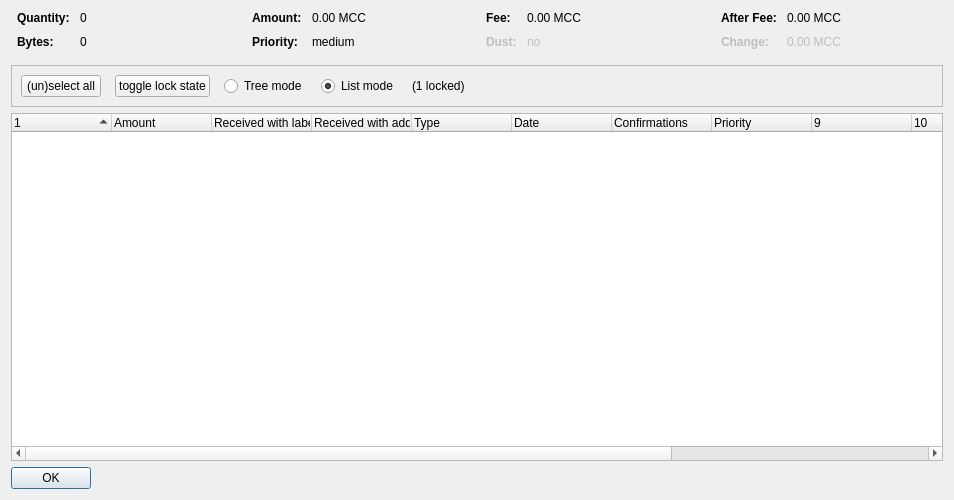
<?xml version="1.0" encoding="UTF-8"?>
<ui version="4.0">
 <class>CoinControlDialog</class>
 <widget class="QDialog" name="CoinControlDialog">
  <property name="geometry">
   <rect>
    <x>0</x>
    <y>0</y>
    <width>954</width>
    <height>500</height>
   </rect>
  </property>
  <property name="windowTitle">
   <string>Coin Selection</string>
  </property>
  <layout class="QVBoxLayout" name="verticalLayout">
   <item>
    <layout class="QHBoxLayout" name="horizontalLayoutTop" stretch="0,0,0,0">
     <property name="topMargin">
      <number>0</number>
     </property>
     <property name="bottomMargin">
      <number>10</number>
     </property>
     <item>
      <layout class="QFormLayout" name="formLayoutCoinControl1">
       <property name="horizontalSpacing">
        <number>10</number>
       </property>
       <property name="verticalSpacing">
        <number>10</number>
       </property>
       <property name="leftMargin">
        <number>6</number>
       </property>
       <property name="rightMargin">
        <number>6</number>
       </property>
       <item row="0" column="0">
        <widget class="QLabel" name="labelCoinControlQuantityText">
         <property name="font">
          <font>
           <weight>75</weight>
           <bold>true</bold>
          </font>
         </property>
         <property name="text">
          <string>Quantity:</string>
         </property>
        </widget>
       </item>
       <item row="0" column="1">
        <widget class="QLabel" name="labelCoinControlQuantity">
         <property name="cursor">
          <cursorShape>IBeamCursor</cursorShape>
         </property>
         <property name="contextMenuPolicy">
          <enum>Qt::ActionsContextMenu</enum>
         </property>
         <property name="text">
          <string notr="true">0</string>
         </property>
         <property name="textInteractionFlags">
          <set>Qt::LinksAccessibleByMouse|Qt::TextSelectableByKeyboard|Qt::TextSelectableByMouse</set>
         </property>
        </widget>
       </item>
       <item row="1" column="0">
        <widget class="QLabel" name="labelCoinControlBytesText">
         <property name="font">
          <font>
           <weight>75</weight>
           <bold>true</bold>
          </font>
         </property>
         <property name="text">
          <string>Bytes:</string>
         </property>
        </widget>
       </item>
       <item row="1" column="1">
        <widget class="QLabel" name="labelCoinControlBytes">
         <property name="cursor">
          <cursorShape>IBeamCursor</cursorShape>
         </property>
         <property name="contextMenuPolicy">
          <enum>Qt::ActionsContextMenu</enum>
         </property>
         <property name="text">
          <string notr="true">0</string>
         </property>
         <property name="textInteractionFlags">
          <set>Qt::LinksAccessibleByMouse|Qt::TextSelectableByKeyboard|Qt::TextSelectableByMouse</set>
         </property>
        </widget>
       </item>
      </layout>
     </item>
     <item>
      <layout class="QFormLayout" name="formLayoutCoinControl2">
       <property name="horizontalSpacing">
        <number>10</number>
       </property>
       <property name="verticalSpacing">
        <number>10</number>
       </property>
       <property name="leftMargin">
        <number>6</number>
       </property>
       <property name="rightMargin">
        <number>6</number>
       </property>
       <item row="0" column="0">
        <widget class="QLabel" name="labelCoinControlAmountText">
         <property name="font">
          <font>
           <weight>75</weight>
           <bold>true</bold>
          </font>
         </property>
         <property name="text">
          <string>Amount:</string>
         </property>
        </widget>
       </item>
       <item row="0" column="1">
        <widget class="QLabel" name="labelCoinControlAmount">
         <property name="cursor">
          <cursorShape>IBeamCursor</cursorShape>
         </property>
         <property name="contextMenuPolicy">
          <enum>Qt::ActionsContextMenu</enum>
         </property>
         <property name="text">
          <string notr="true">0.00 MCC</string>
         </property>
         <property name="textInteractionFlags">
          <set>Qt::LinksAccessibleByMouse|Qt::TextSelectableByKeyboard|Qt::TextSelectableByMouse</set>
         </property>
        </widget>
       </item>
       <item row="1" column="0">
        <widget class="QLabel" name="labelCoinControlPriorityText">
         <property name="font">
          <font>
           <weight>75</weight>
           <bold>true</bold>
          </font>
         </property>
         <property name="text">
          <string>Priority:</string>
         </property>
        </widget>
       </item>
       <item row="1" column="1">
        <widget class="QLabel" name="labelCoinControlPriority">
         <property name="cursor">
          <cursorShape>IBeamCursor</cursorShape>
         </property>
         <property name="contextMenuPolicy">
          <enum>Qt::ActionsContextMenu</enum>
         </property>
         <property name="text">
          <string>medium</string>
         </property>
         <property name="textInteractionFlags">
          <set>Qt::LinksAccessibleByMouse|Qt::TextSelectableByKeyboard|Qt::TextSelectableByMouse</set>
         </property>
        </widget>
       </item>
      </layout>
     </item>
     <item>
      <layout class="QFormLayout" name="formLayoutCoinControl3">
       <property name="horizontalSpacing">
        <number>10</number>
       </property>
       <property name="verticalSpacing">
        <number>10</number>
       </property>
       <property name="leftMargin">
        <number>6</number>
       </property>
       <property name="rightMargin">
        <number>6</number>
       </property>
       <item row="0" column="0">
        <widget class="QLabel" name="labelCoinControlFeeText">
         <property name="font">
          <font>
           <weight>75</weight>
           <bold>true</bold>
          </font>
         </property>
         <property name="text">
          <string>Fee:</string>
         </property>
        </widget>
       </item>
       <item row="0" column="1">
        <widget class="QLabel" name="labelCoinControlFee">
         <property name="cursor">
          <cursorShape>IBeamCursor</cursorShape>
         </property>
         <property name="contextMenuPolicy">
          <enum>Qt::ActionsContextMenu</enum>
         </property>
         <property name="text">
          <string notr="true">0.00 MCC</string>
         </property>
         <property name="textInteractionFlags">
          <set>Qt::LinksAccessibleByMouse|Qt::TextSelectableByKeyboard|Qt::TextSelectableByMouse</set>
         </property>
        </widget>
       </item>
       <item row="1" column="0">
        <widget class="QLabel" name="labelCoinControlLowOutputText">
         <property name="enabled">
          <bool>false</bool>
         </property>
         <property name="font">
          <font>
           <weight>75</weight>
           <bold>true</bold>
          </font>
         </property>
         <property name="text">
          <string>Dust:</string>
         </property>
        </widget>
       </item>
       <item row="1" column="1">
        <widget class="QLabel" name="labelCoinControlLowOutput">
         <property name="enabled">
          <bool>false</bool>
         </property>
         <property name="cursor">
          <cursorShape>IBeamCursor</cursorShape>
         </property>
         <property name="contextMenuPolicy">
          <enum>Qt::ActionsContextMenu</enum>
         </property>
         <property name="text">
          <string>no</string>
         </property>
         <property name="textInteractionFlags">
          <set>Qt::LinksAccessibleByMouse|Qt::TextSelectableByKeyboard|Qt::TextSelectableByMouse</set>
         </property>
        </widget>
       </item>
      </layout>
     </item>
     <item>
      <layout class="QFormLayout" name="formLayoutCoinControl4">
       <property name="horizontalSpacing">
        <number>10</number>
       </property>
       <property name="verticalSpacing">
        <number>10</number>
       </property>
       <property name="leftMargin">
        <number>6</number>
       </property>
       <property name="rightMargin">
        <number>6</number>
       </property>
       <item row="0" column="0">
        <widget class="QLabel" name="labelCoinControlAfterFeeText">
         <property name="font">
          <font>
           <weight>75</weight>
           <bold>true</bold>
          </font>
         </property>
         <property name="text">
          <string>After Fee:</string>
         </property>
        </widget>
       </item>
       <item row="0" column="1">
        <widget class="QLabel" name="labelCoinControlAfterFee">
         <property name="cursor">
          <cursorShape>IBeamCursor</cursorShape>
         </property>
         <property name="contextMenuPolicy">
          <enum>Qt::ActionsContextMenu</enum>
         </property>
         <property name="text">
          <string notr="true">0.00 MCC</string>
         </property>
         <property name="textInteractionFlags">
          <set>Qt::LinksAccessibleByMouse|Qt::TextSelectableByKeyboard|Qt::TextSelectableByMouse</set>
         </property>
        </widget>
       </item>
       <item row="1" column="0">
        <widget class="QLabel" name="labelCoinControlChangeText">
         <property name="enabled">
          <bool>false</bool>
         </property>
         <property name="font">
          <font>
           <weight>75</weight>
           <bold>true</bold>
          </font>
         </property>
         <property name="text">
          <string>Change:</string>
         </property>
        </widget>
       </item>
       <item row="1" column="1">
        <widget class="QLabel" name="labelCoinControlChange">
         <property name="enabled">
          <bool>false</bool>
         </property>
         <property name="cursor">
          <cursorShape>IBeamCursor</cursorShape>
         </property>
         <property name="contextMenuPolicy">
          <enum>Qt::ActionsContextMenu</enum>
         </property>
         <property name="text">
          <string notr="true">0.00 MCC</string>
         </property>
         <property name="textInteractionFlags">
          <set>Qt::LinksAccessibleByMouse|Qt::TextSelectableByKeyboard|Qt::TextSelectableByMouse</set>
         </property>
        </widget>
       </item>
      </layout>
     </item>
    </layout>
   </item>
   <item>
    <widget class="QFrame" name="frame">
     <property name="minimumSize">
      <size>
       <width>0</width>
       <height>40</height>
      </size>
     </property>
     <property name="frameShape">
      <enum>QFrame::StyledPanel</enum>
     </property>
     <property name="frameShadow">
      <enum>QFrame::Sunken</enum>
     </property>
     <layout class="QHBoxLayout" name="horizontalLayout">
      <item>
       <layout class="QHBoxLayout" name="horizontalLayoutPanel" stretch="0,0,0,0,0,0">
        <property name="spacing">
         <number>14</number>
        </property>
        <item>
         <widget class="QPushButton" name="pushButtonSelectAll">
          <property name="sizePolicy">
           <sizepolicy hsizetype="Maximum" vsizetype="Fixed">
            <horstretch>0</horstretch>
            <verstretch>0</verstretch>
           </sizepolicy>
          </property>
          <property name="text">
           <string>(un)select all</string>
          </property>
          <property name="autoDefault">
           <bool>false</bool>
          </property>
         </widget>
        </item>
        <item>
         <widget class="QPushButton" name="pushButtonToggleLock">
          <property name="sizePolicy">
           <sizepolicy hsizetype="Maximum" vsizetype="Fixed">
            <horstretch>0</horstretch>
            <verstretch>0</verstretch>
           </sizepolicy>
          </property>
          <property name="text">
           <string>toggle lock state</string>
          </property>
          <property name="autoDefault">
           <bool>false</bool>
          </property>
         </widget>
        </item>
        <item>
         <widget class="QRadioButton" name="radioTreeMode">
          <property name="sizePolicy">
           <sizepolicy hsizetype="Maximum" vsizetype="Fixed">
            <horstretch>0</horstretch>
            <verstretch>0</verstretch>
           </sizepolicy>
          </property>
          <property name="text">
           <string>Tree mode</string>
          </property>
         </widget>
        </item>
        <item>
         <widget class="QRadioButton" name="radioListMode">
          <property name="sizePolicy">
           <sizepolicy hsizetype="Maximum" vsizetype="Fixed">
            <horstretch>0</horstretch>
            <verstretch>0</verstretch>
           </sizepolicy>
          </property>
          <property name="text">
           <string>List mode</string>
          </property>
          <property name="checked">
           <bool>true</bool>
          </property>
         </widget>
        </item>
        <item>
         <widget class="QLabel" name="labelLocked">
          <property name="text">
           <string>(1 locked)</string>
          </property>
         </widget>
        </item>
        <item>
         <spacer name="horizontalSpacer">
          <property name="orientation">
           <enum>Qt::Horizontal</enum>
          </property>
          <property name="sizeHint" stdset="0">
           <size>
            <width>40</width>
            <height>20</height>
           </size>
          </property>
         </spacer>
        </item>
       </layout>
      </item>
     </layout>
    </widget>
   </item>
   <item>
    <widget class="CoinControlTreeWidget" name="treeWidget">
     <property name="contextMenuPolicy">
      <enum>Qt::CustomContextMenu</enum>
     </property>
     <property name="sortingEnabled">
      <bool>false</bool>
     </property>
     <property name="columnCount">
      <number>13</number>
     </property>
     <attribute name="headerShowSortIndicator" stdset="0">
      <bool>true</bool>
     </attribute>
     <attribute name="headerStretchLastSection">
      <bool>false</bool>
     </attribute>
     <column>
      <property name="text">
       <string/>
      </property>
     </column>
     <column>
      <property name="text">
       <string>Amount</string>
      </property>
     </column>
     <column>
      <property name="text">
       <string>Received with label</string>
      </property>
     </column>
     <column>
      <property name="text">
       <string>Received with address</string>
      </property>
     </column>
     <column>
      <property name="text">
       <string>Type</string>
      </property>
     </column>
     <column>
      <property name="text">
       <string>Date</string>
      </property>
     </column>
     <column>
      <property name="text">
       <string>Confirmations</string>
      </property>
      <property name="toolTip">
       <string>Confirmed</string>
      </property>
     </column>
     <column>
      <property name="text">
       <string>Priority</string>
      </property>
     </column>
     <column>
      <property name="text">
       <string/>
      </property>
     </column>
     <column>
      <property name="text">
       <string/>
      </property>
     </column>
     <column>
      <property name="text">
       <string/>
      </property>
     </column>
     <column>
      <property name="text">
       <string/>
      </property>
     </column>
     <column>
      <property name="text">
       <string/>
      </property>
     </column>
    </widget>
   </item>
   <item>
    <widget class="QDialogButtonBox" name="buttonBox">
     <property name="sizePolicy">
      <sizepolicy hsizetype="Maximum" vsizetype="Fixed">
       <horstretch>0</horstretch>
       <verstretch>0</verstretch>
      </sizepolicy>
     </property>
     <property name="orientation">
      <enum>Qt::Horizontal</enum>
     </property>
     <property name="standardButtons">
      <set>QDialogButtonBox::Ok</set>
     </property>
    </widget>
   </item>
  </layout>
 </widget>
 <customwidgets>
  <customwidget>
   <class>CoinControlTreeWidget</class>
   <extends>QTreeWidget</extends>
   <header>coincontroltreewidget.h</header>
  </customwidget>
 </customwidgets>
 <resources/>
 <connections/>
</ui>
